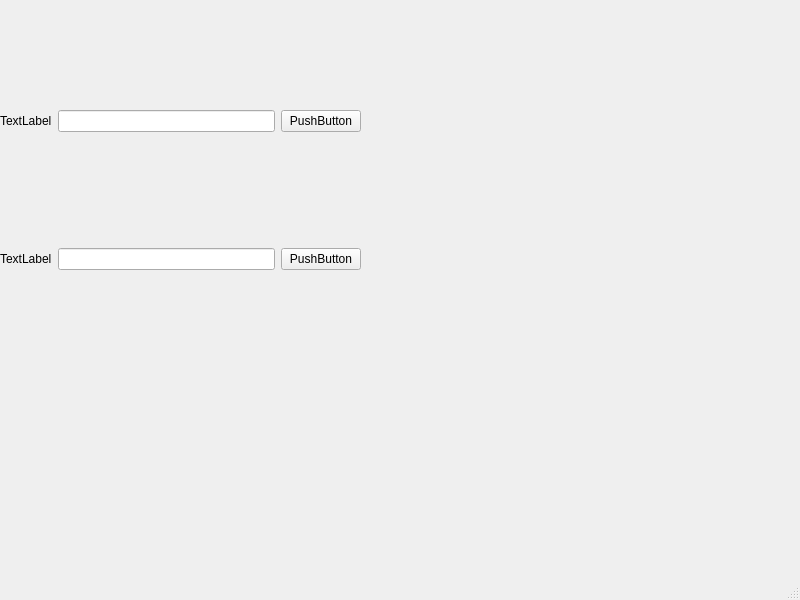
<?xml version="1.0" encoding="UTF-8"?>
<ui version="4.0">
 <class>MainWindow</class>
 <widget class="QMainWindow" name="MainWindow">
  <property name="geometry">
   <rect>
    <x>0</x>
    <y>0</y>
    <width>800</width>
    <height>600</height>
   </rect>
  </property>
  <property name="windowTitle">
   <string>MainWindow</string>
  </property>
  <widget class="QWidget" name="centralwidget">
   <widget class="QWidget" name="gridLayoutWidget">
    <property name="geometry">
     <rect>
      <x>0</x>
      <y>0</y>
      <width>361</width>
      <height>381</height>
     </rect>
    </property>
    <layout class="QGridLayout" name="gridLayout">
     <item row="0" column="0">
      <widget class="QLabel" name="label">
       <property name="text">
        <string>TextLabel</string>
       </property>
      </widget>
     </item>
     <item row="0" column="2">
      <widget class="QPushButton" name="pushButton">
       <property name="text">
        <string>PushButton</string>
       </property>
      </widget>
     </item>
     <item row="0" column="1">
      <widget class="QLineEdit" name="lineEdit"/>
     </item>
     <item row="1" column="2">
      <widget class="QPushButton" name="pushButton_2">
       <property name="text">
        <string>PushButton</string>
       </property>
      </widget>
     </item>
     <item row="1" column="0">
      <widget class="QLabel" name="label_2">
       <property name="text">
        <string>TextLabel</string>
       </property>
      </widget>
     </item>
     <item row="1" column="1">
      <widget class="QLineEdit" name="lineEdit_2"/>
     </item>
    </layout>
   </widget>
  </widget>
  <widget class="QMenuBar" name="menubar">
   <property name="geometry">
    <rect>
     <x>0</x>
     <y>0</y>
     <width>800</width>
     <height>21</height>
    </rect>
   </property>
  </widget>
  <widget class="QStatusBar" name="statusbar"/>
 </widget>
 <resources/>
 <connections/>
</ui>
